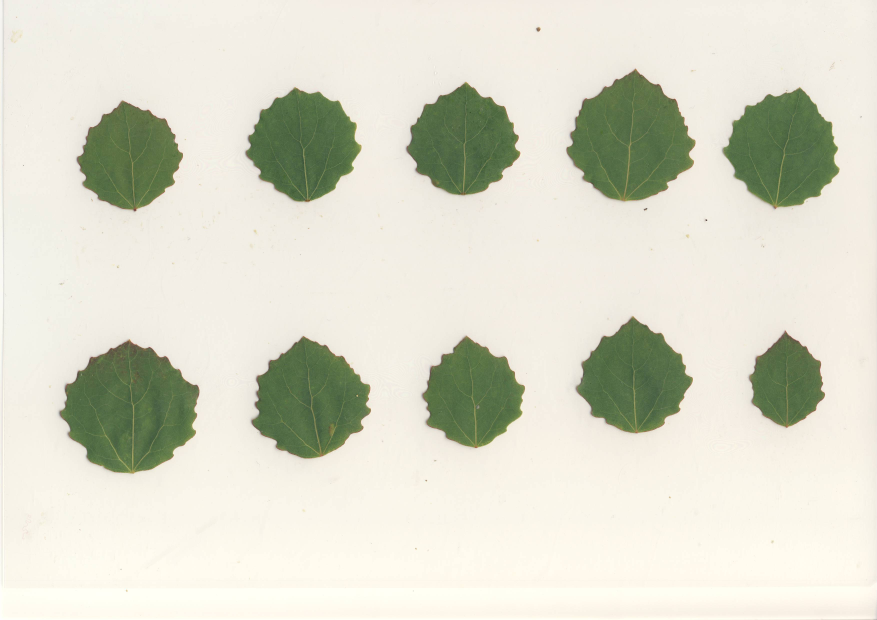
#> input picture split_before/442_100.JPG, 3507 x 2480 px (shown at 1/4 size); its folder holds only this picture in this run
$ python leaf_summary_main.py
#> lines starting #> are read from the running program, lines starting #| are printed output that depends on the picture; after the words box and inside, x2 and y2 are one past the last pixel; in counts of white or black regions, pixels touching at a corner belong together
### leave_splite.py
import numpy as np
import matplotlib.pyplot as plt
import matplotlib.patches as mpatches
from skimage import data,filters,segmentation,measure,morphology,color
import cv2
import os


def splite_img(image):
    '''
    Args:
        image - leaves image to be splited
    Ret:
        a list that contains splited images
    '''
#> called with image = './split_before/442_100.JPG'

    img=cv2.imread(image)
#> img is the input picture: shape (2480, 3507, 3); mean B, G, R 203.3, 218.8, 218.7

    # kernel = cv2.getStructuringElement(cv2.MORPH_RECT, (5, 5))
    # closed = cv2.morphologyEx(img, cv2.MORPH_CLOSE, kernel)
    # opened = cv2.morphologyEx(img, cv2.MORPH_OPEN, kernel)

    GrayImage=cv2.cvtColor(img,cv2.COLOR_BGR2GRAY)
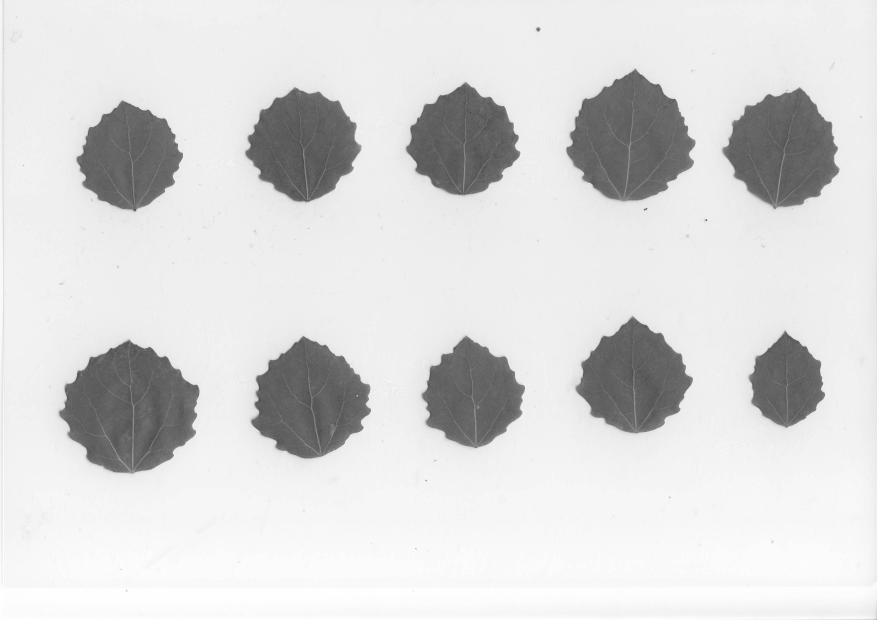
#> GrayImage: shape (2480, 3507) (shown at 1/4 size); min 41, max 255, mean 217
    ret,thresh2=cv2.threshold(GrayImage,165,255,cv2.THRESH_BINARY_INV)
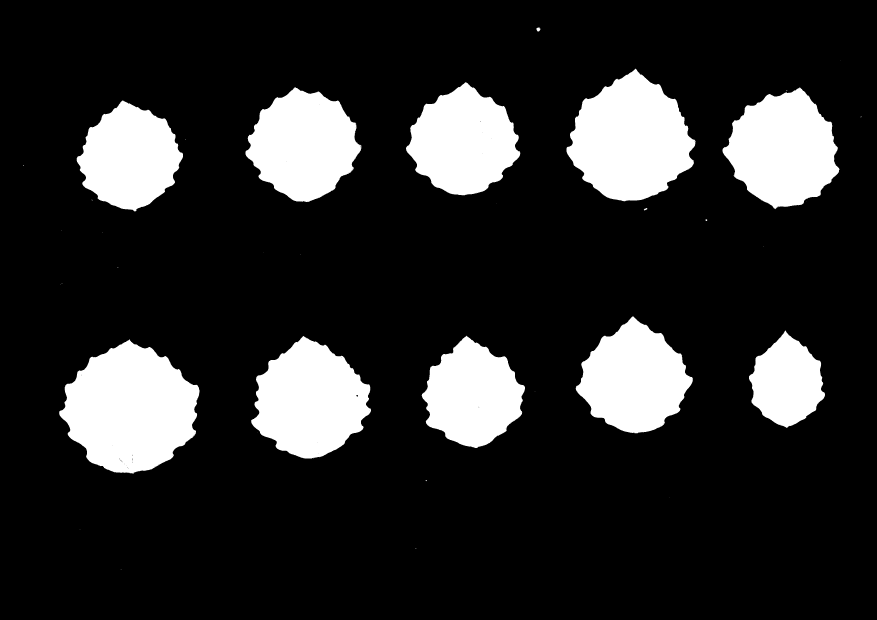
#> thresh2: shape (2480, 3507) (shown at 1/4 size); 16.7% white; 39 white regions (26 under 20 px), largest, box (x1, y1, x2, y2) and area: (237, 1358, 798, 1894) 207736, (2266, 275, 2782, 805) 183684, (1005, 1344, 1484, 1834) 159345

    thresh =filters.threshold_otsu(thresh2) #阈值分割
#> thresh = 0
    bw =morphology.closing(thresh2 > thresh, morphology.square(3)) #闭运算
#> bw: shape (2480, 3507) bool; 16.8% white; 36 white regions (23 under 20 px), largest, box (x1, y1, x2, y2) and area: (237, 1358, 798, 1894) 207814, (2266, 275, 2782, 805) 183724, (1005, 1344, 1484, 1834) 159370

    cleared = bw.copy()  #复制
    segmentation.clear_border(cleared)  #清除与边界相连的目标物

    label_image =measure.label(cleared)  #连通区域标记
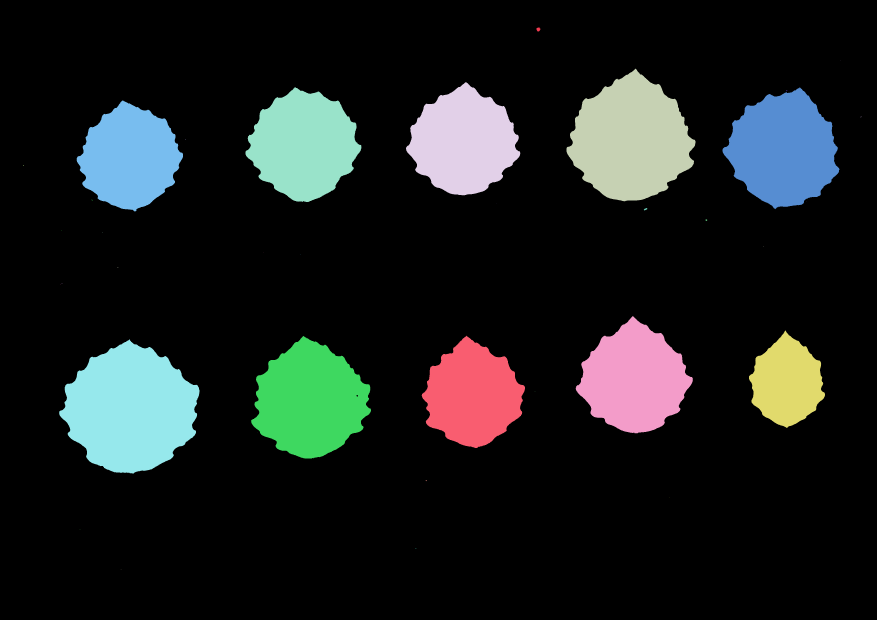
#> label_image: shape (2480, 3507) int32 (shown at 1/4 size); 37 distinct labels, from 0 to 36; one colour per label, 0 black
    borders = np.logical_xor(bw, cleared) #异或
#> borders: shape (2480, 3507) bool; every value is 0
    label_image[borders] = -1
    image_label_overlay =color.label2rgb(label_image, image=thresh2) #不同标记用不同颜色显示
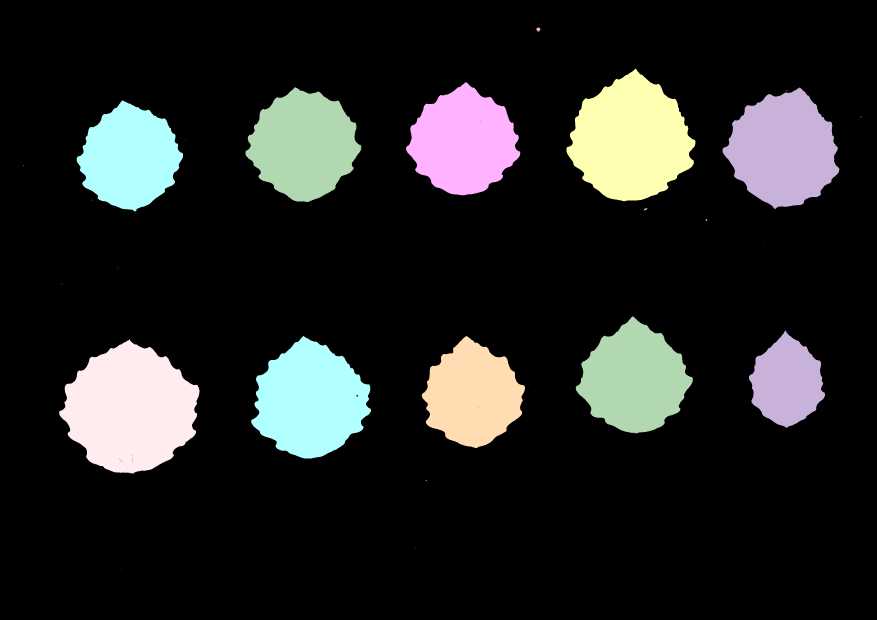
#> image_label_overlay: shape (2480, 3507, 3) float64 (shown at 1/4 size); mean R, G, B 0.142, 0.146, 0.142

    # fig,(ax0,ax1)= plt.subplots(1,2, figsize=(8, 6))
    # ax0.imshow(cleared,plt.cm.gray)
    # ax1.imshow(image_label_overlay)

    rec=[]
    for region in measure.regionprops(label_image): #循环得到每一个连通区域属性集
        #忽略小区域
        if region.area < 2000 or region.area>1e6:
            continue
        # print(region.bbox)
        # print(region.centroid)

        #绘制外包矩形
        minr, minc, maxr, maxc = region.bbox
        region_crop = [minr, maxr, minc, maxc]
        rect = mpatches.Rectangle((minc, minr), maxc - minc, maxr - minr,
                                  fill=False, edgecolor='red', linewidth=2)
        # ax1.add_patch(rect)
        rec.append(region_crop)
#> this loop made 36 passes
#> (minr, minc, maxr, maxc, region_crop) on passes 3, 4, 5, 6, 8, 25, 26, 27, 28, 29: (275, 2266, 805, 2782, [275, 805, 2266, 2782]), (328, 1624, 781, 2081, [328, 781, 1624, 2081]), (349, 982, 808, 1446, [349, 808, 982, 1446]), (350, 2890, 837, 3358, [350, 837, 2890, 3358]), (402, 307, 846, 732, [402, 846, 307, 732]), (1265, 2303, 1733, 2771, [1265, 1733, 2303, 2771]), (1322, 2996, 1711, 3300, [1322, 1711, 2996, 3300]), (1343, 1687, 1792, 2100, [1343, 1792, 1687, 2100]), (1344, 1005, 1834, 1484, [1344, 1834, 1005, 1484]), (1358, 237, 1894, 798, [1358, 1894, 237, 798])
#> after the loop, rec = [[275, 805, 2266, 2782], [328, 781, 1624, 2081], [349, 808, 982, 1446], [350, 837, 2890, 3358], [402, 846, 307, 732], [1265, 1733, 2303, 2771], [1322, 1711, 2996, 3300], [1343, 1792, 1687, 2100], [1344, 1834, 1005, 1484], [1358, 1894, 237, 798]]
    # print(rec)

    rec1 = [x for x in rec if (x[0] <=1000) and ((x[1]-x[0])/(x[3]-x[2])<10) and ((x[1]-x[0])/(x[3]-x[2])>0.1)]
#> rec1 = [[275, 805, 2266, 2782], [328, 781, 1624, 2081], [349, 808, 982, 1446], [350, 837, 2890, 3358], [402, 846, 307, 732]]
    rec2 = [x for x in rec if (x[0] > 1000) and ((x[1]-x[0])/(x[3]-x[2])<10) and ((x[1]-x[0])/(x[3]-x[2])>0.1)]
#> rec2 = [[1265, 1733, 2303, 2771], [1322, 1711, 2996, 3300], [1343, 1792, 1687, 2100], [1344, 1834, 1005, 1484], [1358, 1894, 237, 798]]
    rec1 = sorted(rec1, key=lambda x: x[2])
#> rec1 = [[402, 846, 307, 732], [349, 808, 982, 1446], [328, 781, 1624, 2081], [275, 805, 2266, 2782], [350, 837, 2890, 3358]]
    rec2 = sorted(rec2, key=lambda x: x[2])
#> rec2 = [[1358, 1894, 237, 798], [1344, 1834, 1005, 1484], [1343, 1792, 1687, 2100], [1265, 1733, 2303, 2771], [1322, 1711, 2996, 3300]]
    rec3 = rec1 + rec2
#> rec3 = [[402, 846, 307, 732], [349, 808, 982, 1446], [328, 781, 1624, 2081], [275, 805, 2266, 2782], [350, 837, 2890, 3358], [1358, 1894, 237, 798], [1344, 1834, 1005, 1484], [1343, 1792, 1687, 2100], [1265, 1733, 2303, 2771], [1322, 1711, 2996, 3300]]
    # print(rec3)

    # fig.tight_layout()
    # plt.show()
    a = []
    for x in rec3:
        crop_img = img[x[0]:x[1], x[2]:x[3]]
        a.append(crop_img)
#> this loop made 10 passes
#> pass 1, in splite_img, `crop_img = img[x[0]:x[1], x[2]:x[3]]`:
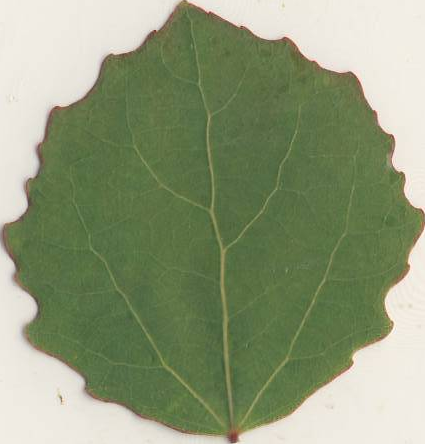
#> crop_img: shape (444, 425, 3); mean B, G, R 120.5, 152.8, 141.5
#> pass 2, in splite_img, `crop_img = img[x[0]:x[1], x[2]:x[3]]`:
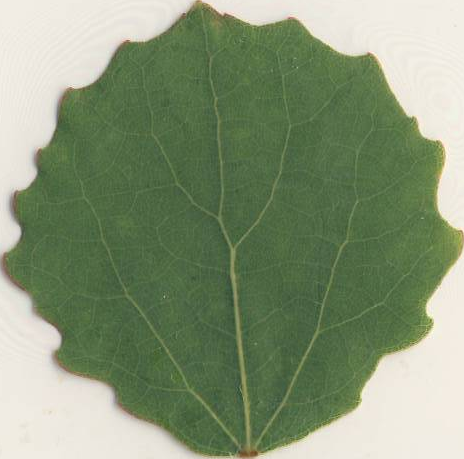
#> crop_img: shape (459, 464, 3); mean B, G, R 118.2, 148.7, 133.2
#> pass 3, in splite_img, `crop_img = img[x[0]:x[1], x[2]:x[3]]`:
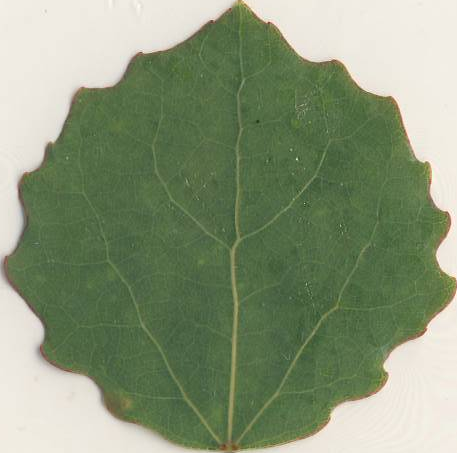
#> crop_img: shape (453, 457, 3); mean B, G, R 120, 149.4, 135.7
#> after the loop, a = 10 items
        # cv2.imshow('cropped', crop_img)
        # cv2.waitKey(0)
    return a


def get_imlist(path):
    """
    Returns a list of filenames for all jpg images in a directory. """

    return [os.path.join(path,f) for f in os.listdir(path) if f.endswith('.JPG')]


def split_save_images(img_path, save_path):
    '''
    Args: img_path : for example - './split_before/'
          save_path : for example - './split_after/'

    '''
    images_list = get_imlist(img_path)
    print('images_list: ', images_list)
    # f = os.listdir(img_path)

    for d in range(len(images_list)):
        print(images_list[d]+' is being splited ......')
        seg =splite_img(images_list[d])
#> seg = 10 items

        (filepath, tempfilename) = os.path.split(images_list[d])
        (shotname, extension) = os.path.splitext(tempfilename)

        for x in range(len(seg)):
            cv2.imwrite(save_path+shotname+'_%d'%(x) +'.JPG' , seg[x])
#> this loop made 10 passes
        print(images_list[d]+ ' is done')
    print('the whole process is done')

### leaf_summary_main.py
import get_leave_boundary
import get_leave_serration
import leave_splite
import get_leave_top_bottom
import get_leave_area
import get_leave_perimeter
import save_in_csv_and_text
import cv2
import math
import os
import xlwt

import matplotlib.pyplot as plt


# split images
leave_splite.split_save_images('./split_before/', './split_after/')
images = os.listdir('./split_before/')


# get the list of splited images￼
img_list = leave_splite.get_imlist('./split_after/')
#> (the run stopped early here; a loop or call above may not have finished)
